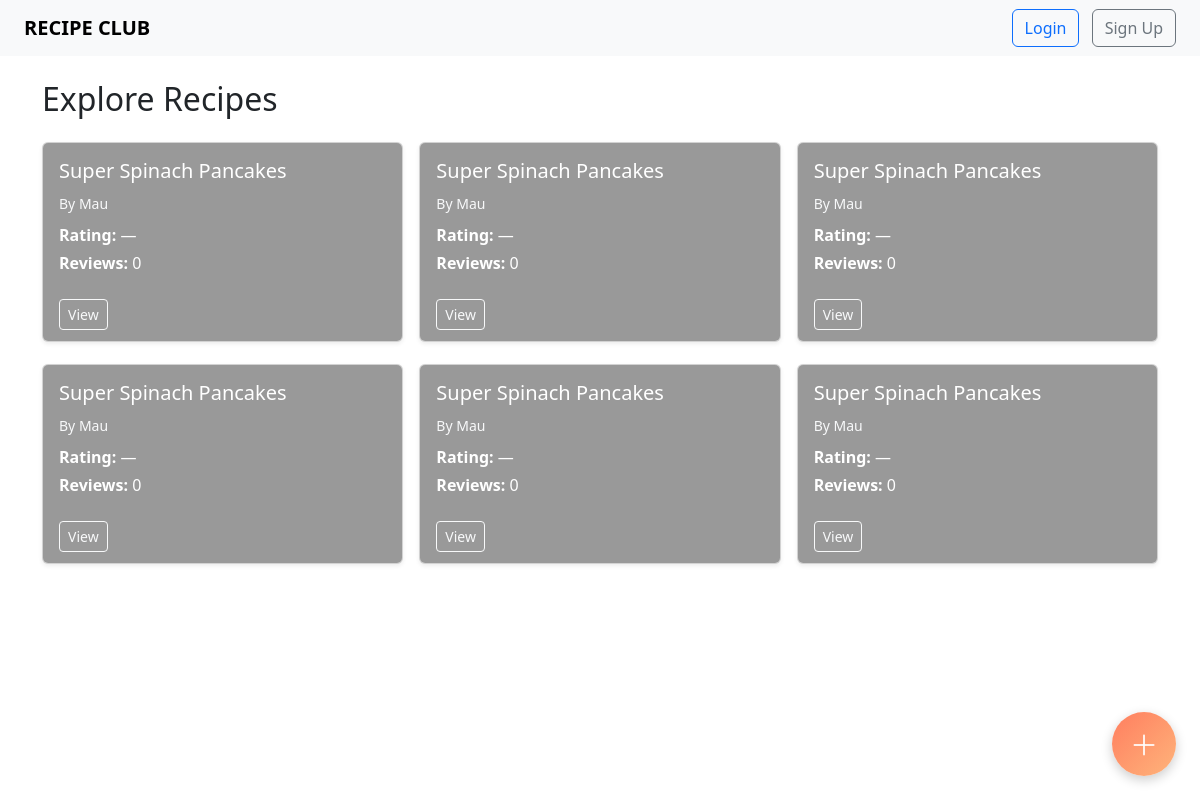
The page / on the database its author committed.
### models.py (models this page shows)
class Recipe(db.Model):
    __tablename__ = 'recipe'
    id           = db.Column(db.Integer,   primary_key=True)
    title        = db.Column(db.String(120), nullable=False)
    ingredients  = db.Column(db.Text,      nullable=False)
    instructions = db.Column(db.Text,      nullable=False)
    is_public    = db.Column(db.Boolean,   default=True)
    user_id      = db.Column(db.Integer,   db.ForeignKey("user.id"), nullable=False)
    image        = db.Column(db.String(512), nullable=True)
    user         = db.relationship(lambda: User, back_populates="recipes")
    favorited_by = db.relationship(
        lambda: User,
        secondary=favorites,
        back_populates="favorites",
        lazy='dynamic'
    )
    ratings      = db.relationship(lambda: Rating, back_populates="recipe", lazy=True)
    @property
    def average_rating(self):
        if not self.ratings:
            return None
        return round(sum(r.score for r in self.ratings) / len(self.ratings), 1)

class User(UserMixin, db.Model):
    __tablename__ = 'user'
    id           = db.Column(db.Integer,   primary_key=True)
    username     = db.Column(db.String(80), unique=True, nullable=False)
    email        = db.Column(db.String(120),unique=True, nullable=False)
    password     = db.Column(db.String(200), nullable=False)
    is_verified  = db.Column(db.Boolean,    default=False)
    recipes      = db.relationship(lambda: Recipe, back_populates="user", lazy=True)
    favorites    = db.relationship(
        lambda: Recipe,
        secondary=favorites,
        back_populates="favorited_by",
        lazy='dynamic'
    )
    ratings      = db.relationship(lambda: Rating, back_populates="user", lazy=True)

### app.py (the view)
@app.route("/")
def home():
    public_recipes = Recipe.query.filter_by(is_public=True).all()
    return render_template("recipes.html", recipes=public_recipes)

### templates/recipes.html (shortened to what this page needs)
<!DOCTYPE html>
<html lang="en">
<head>
  <link href="https://cdn.jsdelivr.net/npm/bootstrap@5.3.0/dist/css/bootstrap.min.css"
        rel="stylesheet">
  <link href="https://cdn.jsdelivr.net/npm/bootstrap-icons@1.10.5/font/bootstrap-icons.css"
        rel="stylesheet">
</head>
<body>
  <nav class="navbar navbar-light bg-light px-4">
    <a class="navbar-brand text-uppercase fw-bold" href="{{ url_for('home') }}">
      RECIPE CLUB
    </a>
    <div>
      {% if current_user.is_authenticated %}
        <a href="{{ url_for('profile') }}" class="btn btn-outline-primary me-2">
          My Profile
        </a>
        <a href="{{ url_for('logout') }}" class="btn btn-outline-danger">
          Logout
        </a>
      {% else %}
        <a href="{{ url_for('login') }}" class="btn btn-outline-primary me-2">
          Login
        </a>
        <a href="{{ url_for('register') }}" class="btn btn-outline-secondary">
          Sign Up
        </a>
      {% endif %}
    </div>
  </nav>
  <div class="container mt-4">
    <h2 class="mb-4">Explore Recipes</h2>
    <div class="masonry">
      {% for recipe in recipes %}
        <div class="card recipe-card shadow-sm"
             style="background-image: url('{{ recipe.image or
               'https://source.unsplash.com/400x200/?food,' ~ recipe.title }}');">
          <div class="card-body">
            <h5>{{ recipe.title }}</h5>
            <small class="text-light">By {{ recipe.user.username }}</small>
            <p class="mt-2 mb-1">
              <strong>Rating:</strong> {{ recipe.average_rating or '—' }}
            </p>
            <p><strong>Reviews:</strong> {{ recipe.ratings|length }}</p>
            <a href="{{ url_for('view_recipe', recipe_id=recipe.id) }}"
               class="btn btn-sm btn-outline-light mt-2">View</a>
          </div>
        </div>
      {% else %}
        <p>No recipes found yet!</p>
      {% endfor %}
    </div>
  </div>
  <div class="fab" data-bs-toggle="modal" data-bs-target="#addModal">
    <i class="bi bi-plus-lg"></i>
  </div>
</body>
</html>

### templates/recipes.html (style rules this page uses)
.masonry { column-count: 3; column-gap: 1rem; }
.recipe-card { position: relative; display: inline-block; width: 100%; height: 200px; margin-bottom: 1rem; break-inside: avoid; border-radius: 6px; background-size: cover; background-position: center; box-shadow: 0 4px 12px rgba(0,0,0,0.05); color: white; overflow: hidden; }
.recipe-card::before { content: ""; position: absolute; top: 0; left: 0; right: 0; bottom: 0; background: rgba(0,0,0,0.4); }
.recipe-card .card-body { position: relative; z-index: 1; background: transparent; }
.fab { position: fixed; bottom: 1.5rem; right: 1.5rem; width: 4rem; height: 4rem; border-radius: 50%; background: linear-gradient(135deg, #ff7e5f, #feb47b); color: white; font-size: 1.75rem; display: flex; align-items: center; justify-content: center; box-shadow: 0 4px 12px rgba(0,0,0,0.2); cursor: pointer; z-index: 1050; }

### rows shown on the page
Recipe: title "Super Spinach Pancakes", user.username "Mau", average_rating "—", ratings|length "0"
Recipe: title "Super Spinach Pancakes", user.username "Mau", average_rating "—", ratings|length "0"
Recipe: title "Super Spinach Pancakes", user.username "Mau", average_rating "—", ratings|length "0"
Recipe: title "Super Spinach Pancakes", user.username "Mau", average_rating "—", ratings|length "0"
Recipe: title "Super Spinach Pancakes", user.username "Mau", average_rating "—", ratings|length "0"
Recipe: title "Super Spinach Pancakes", user.username "Mau", average_rating "—", ratings|length "0"
